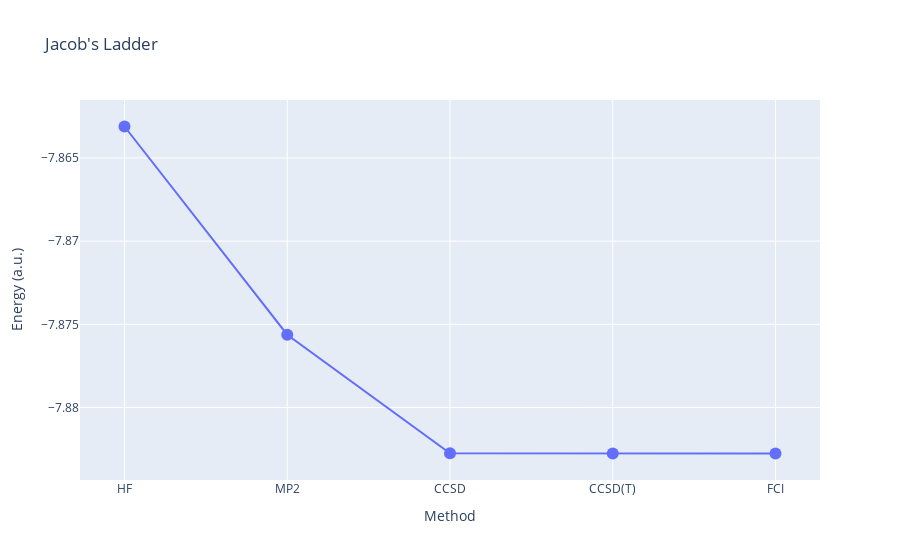

The cell this chart's notebook holds for it:
### Code cell
# Plotting as jacob's Latter
fig = px.line(x=methods, y=energies, title="Jacob's Ladder", markers=True)
fig.update_layout(xaxis_title="Method", yaxis_title="Energy (a.u.)")
fig.update_traces(marker_size=12)
fig.show() # It's interactive!

### Figure 1 — Plotly figure (JSON) as saved in the notebook; plotly's stock layout.template omitted (floating-point values rounded to 4 significant figures)
{"data": [{"hovertemplate": "x=%{x}<br>y=%{y}<extra></extra>", "legendgroup": "", "line": {"color": "#636efa", "dash": "solid"}, "marker": {"size": 12, "symbol": "circle"}, "mode": "lines+markers", "name": "", "orientation": "v", "showlegend": false, "type": "scatter", "x": ["HF", "MP2", "CCSD", "CCSD(T)", "FCI"], "xaxis": "x", "y": [-7.863, -7.876, -7.883, -7.883, -7.883], "yaxis": "y"}], "layout": {"legend": {"tracegroupgap": 0}, "title": {"text": "Jacob's Ladder"}, "xaxis": {"anchor": "y", "domain": [0, 1], "title": {"text": "Method"}}, "yaxis": {"anchor": "x", "domain": [0, 1], "title": {"text": "Energy (a.u.)"}}}}
